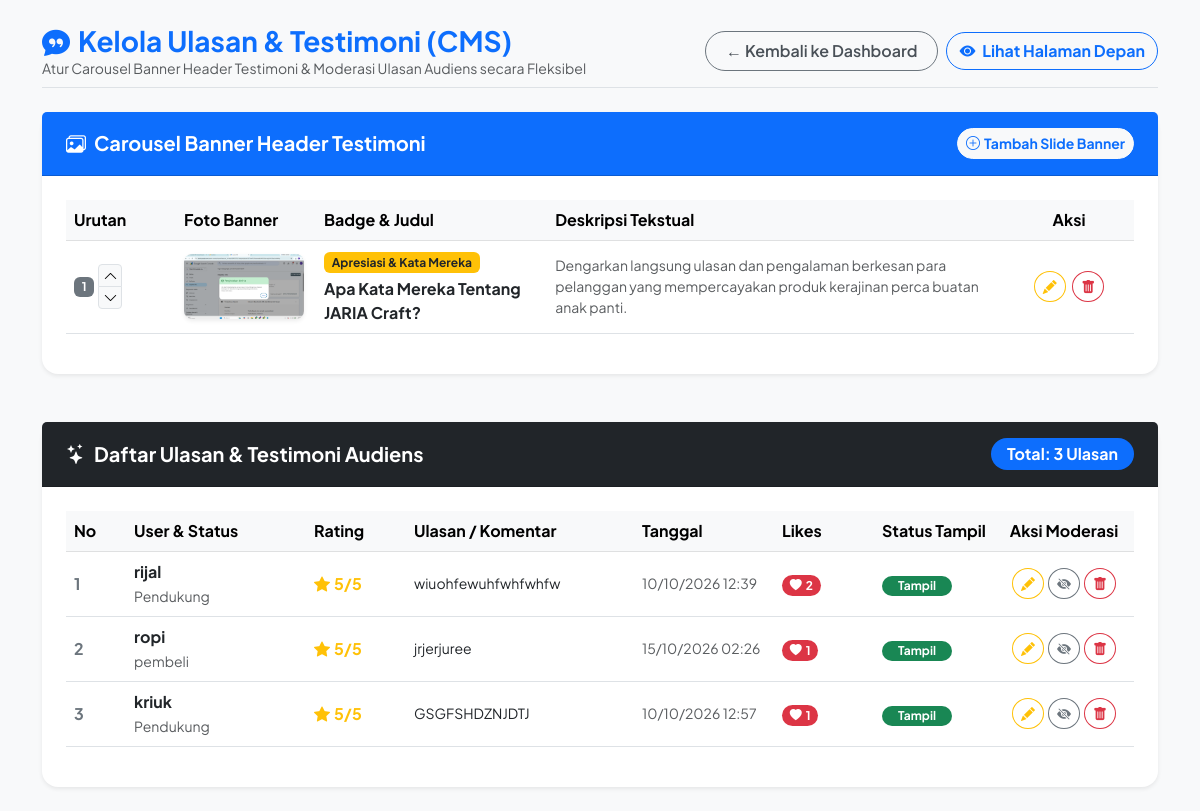
The app's page /admin/manage_testimonials.php (signed in) with its own data.
### tables this page shows
CREATE TABLE `testimonial_banners` (
  `id` int(11) NOT NULL,
  `image_path` varchar(255) NOT NULL,
  `badge_text` varchar(100) DEFAULT 'Apresiasi & Testimoni',
  `title` varchar(255) NOT NULL,
  `description` text NOT NULL,
  `sort_order` int(11) DEFAULT 1,
  `created_at` timestamp NOT NULL DEFAULT current_timestamp()
);

CREATE TABLE `testimonials` (
  `id` int(11) NOT NULL,
  `name` varchar(100) DEFAULT 'Anonim',
  `rating` int(1) NOT NULL DEFAULT 5,
  `message` text NOT NULL,
  `photo` varchar(255) DEFAULT NULL,
  `status` enum('approved','pending') DEFAULT 'approved',
  `created_at` timestamp NOT NULL DEFAULT current_timestamp(),
  `role` varchar(100) DEFAULT 'Pembeli',
  `avatar` varchar(255) DEFAULT NULL,
  `likes_count` int(11) DEFAULT 0,
  `is_approved` tinyint(1) DEFAULT 1,
  `comment` text DEFAULT NULL
);

### admin/manage_testimonials.php (the view, shortened to what this page needs)
<?php
require_once dirname(__DIR__) . '/includes/database.php';
try {
    $pdo->exec("CREATE TABLE IF NOT EXISTS testimonial_banners (
        id INT AUTO_INCREMENT PRIMARY KEY,
        image_path VARCHAR(255) NOT NULL,
        badge_text VARCHAR(100) DEFAULT 'Apresiasi & Testimoni',
        title VARCHAR(255) NOT NULL,
        description TEXT NOT NULL,
        sort_order INT DEFAULT 1,
        created_at TIMESTAMP DEFAULT CURRENT_TIMESTAMP
    )");
    $banners = $pdo->query("SELECT * FROM testimonial_banners ORDER BY sort_order ASC, id ASC")->fetchAll(PDO::FETCH_ASSOC);
} catch (PDOException $e) {
    $banners = [];
}
$stmt = $pdo->query("SELECT * FROM testimonials ORDER BY likes_count DESC, created_at DESC");
$list = $stmt->fetchAll(PDO::FETCH_ASSOC);
$next_banner_order = 1;
if (!empty($banners)) {
    $max_b = max(array_column($banners, 'sort_order'));
    $next_banner_order = $max_b + 1;
}
?>
<!DOCTYPE html>
<html lang="id">
<head>
    <link href="https://cdn.jsdelivr.net/npm/bootstrap@5.3.0/dist/css/bootstrap.min.css" rel="stylesheet">
    <link rel="stylesheet" href="https://cdn.jsdelivr.net/npm/bootstrap-icons@1.11.1/font/bootstrap-icons.css">
</head>
<body class="py-4">
<div class="container">
    <div class="d-flex align-items-center justify-content-between mb-4 pb-2 border-bottom">
        <div>
            <h3 class="fw-bold text-primary mb-0"><i class="bi bi-chat-quote-fill me-2"></i>Kelola Ulasan & Testimoni (CMS)</h3>
            <p class="text-muted small mb-0">Atur Carousel Banner Header Testimoni & Moderasi Ulasan Audiens secara Fleksibel</p>
        </div>
        <div class="d-flex align-items-center gap-2">
            <a href="index.php" class="btn btn-back-dashboard rounded-pill">
                &leftarrow; Kembali ke Dashboard
            </a>
            <a href="../testimonials.php" target="_blank" class="btn btn-outline-primary rounded-pill fw-bold">
                <i class="bi bi-eye-fill me-1"></i> Lihat Halaman Depan
            </a>
        </div>
    </div>
    <div class="card border-0 shadow-sm rounded-4 mb-5">
        <div class="card-header bg-primary text-white py-3 px-4 d-flex align-items-center justify-content-between">
            <h5 class="fw-bold mb-0"><i class="bi bi-images me-2"></i>Carousel Banner Header Testimoni</h5>
            <button class="btn btn-light text-primary btn-sm rounded-pill fw-bold" onclick="openAddBannerModal(<?php echo $next_banner_order; ?>)">
                <i class="bi bi-plus-circle me-1"></i>Tambah Slide Banner
            </button>
        </div>
        <div class="card-body p-4">
            <div class="table-responsive">
                <table class="table table-hover align-middle">
                    <thead class="table-light">
                        <tr>
                            <th width="110">Urutan</th>
                            <th width="140">Foto Banner</th>
                            <th>Badge & Judul</th>
                            <th>Deskripsi Tekstual</th>
                            <th width="130" class="text-center">Aksi</th>
                        </tr>
                    </thead>
                    <tbody>
                        <?php if (empty($banners)): ?>
                            <tr><td colspan="5" class="text-center py-4 text-muted">Belum ada slide banner testimoni.</td></tr>
                        <?php else: ?>
                            <?php foreach ($banners as $b): ?>
                                <tr>
                                    <td>
                                        <div class="d-flex align-items-center gap-1">
                                            <span class="badge bg-secondary"><?php echo $b['sort_order']; ?></span>
                                            <div class="btn-group-vertical btn-group-sm">
                                                <a href="?reorder_banner=1&id=<?php echo $b['id']; ?>&dir=up" class="btn btn-light btn-xs p-0 px-1 border" title="Naikkan Urutan"><i class="bi bi-chevron-up"></i></a>
                                                <a href="?reorder_banner=1&id=<?php echo $b['id']; ?>&dir=down" class="btn btn-light btn-xs p-0 px-1 border" title="Turunkan Urutan"><i class="bi bi-chevron-down"></i></a>
                                            </div>
                                        </div>
                                    </td>
                                    <td><img src="../<?php echo htmlspecialchars($b['image_path']); ?>" class="banner-thumb shadow-sm" onerror="this.src='https://via.placeholder.com/120x65?text=No+Image'"></td>
                                    <td>
                                        <span class="badge bg-warning text-dark small mb-1"><?php echo htmlspecialchars($b['badge_text']); ?></span>
                                        <div class="fw-bold"><?php echo htmlspecialchars($b['title']); ?></div>
                                    </td>
                                    <td class="small text-muted"><?php echo htmlspecialchars($b['description']); ?></td>
                                    <td class="text-center">
                                        <button class="btn btn-sm btn-outline-warning rounded-circle me-1" onclick='editBanner(<?php echo json_encode($b); ?>)' title="Edit Banner"><i class="bi bi-pencil-fill"></i></button>
                                        <form method="POST" class="d-inline" onsubmit="return confirm('Hapus slide banner ini?')">
                                            <button class="btn btn-sm btn-outline-danger rounded-circle" title="Hapus Banner"><i class="bi bi-trash-fill"></i></button>
                                        </form>
                                    </td>
                                </tr>
                            <?php endforeach; ?>
                        <?php endif; ?>
                    </tbody>
                </table>
            </div>
        </div>
    </div>
    <div class="card border-0 shadow-sm rounded-4">
        <div class="card-header bg-dark text-white py-3 px-4 d-flex align-items-center justify-content-between">
            <h5 class="fw-bold mb-0"><i class="bi bi-stars me-2"></i>Daftar Ulasan & Testimoni Audiens</h5>
            <span class="badge bg-primary rounded-pill px-3 py-2 fw-bold fs-6">
                Total: <?php echo count($list); ?> Ulasan
            </span>
        </div>
        <div class="card-body p-4">
            <div class="table-responsive">
                <table class="table table-hover align-middle">
                    <thead class="table-light">
                        <tr>
                            <th width="60">No</th>
                            <th width="180">User & Status</th>
                            <th width="100">Rating</th>
                            <th>Ulasan / Komentar</th>
                            <th width="140">Tanggal</th>
                            <th width="100">Likes</th>
                            <th width="120">Status Tampil</th>
                            <th width="140" class="text-center">Aksi Moderasi</th>
                        </tr>
                    </thead>
                    <tbody>
                        <?php if (!empty($list)): ?>
                            <?php $no = 1; foreach ($list as $item): ?>
                                <tr>
                                    <td class="fw-bold text-secondary"><?php echo $no++; ?></td>
                                    <td>
                                        <strong class="text-dark d-block"><?php echo htmlspecialchars($item['name']); ?></strong>
                                        <small class="text-muted"><?php echo htmlspecialchars($item['role'] ?: 'Pelanggan'); ?></small>
                                    </td>
                                    <td class="text-warning fw-bold"><i class="bi bi-star-fill me-1"></i><?php echo $item['rating']; ?>/5</td>
                                    <td class="small text-dark" style="max-width: 280px;"><?php echo htmlspecialchars($item['comment']); ?></td>
                                    <td class="small text-muted"><?php echo date('d/m/Y H:i', strtotime($item['created_at'])); ?></td>
                                    <td><span class="badge bg-danger rounded-pill px-2.5 py-1"><i class="bi bi-heart-fill me-1"></i><?php echo $item['likes_count']; ?></span></td>
                                    <td>
                                        <?php if ($item['is_approved']): ?>
                                            <span class="badge bg-success rounded-pill px-3 py-1">Tampil</span>
                                        <?php else: ?>
                                            <span class="badge bg-secondary rounded-pill px-3 py-1">Disembunyikan</span>
                                        <?php endif; ?>
                                    </td>
                                    <td class="text-center">
                                        <div class="d-flex justify-content-center align-items-center gap-1">
                                            <button class="btn btn-sm btn-outline-warning rounded-circle" data-bs-toggle="modal" data-bs-target="#editModal<?php echo $item['id']; ?>" title="Edit Ulasan">
                                                <i class="bi bi-pencil-fill"></i>
                                            </button>
                                            <a href="?toggle=<?php echo $item['id']; ?>" class="btn btn-sm <?php echo $item['is_approved'] ? 'btn-outline-secondary' : 'btn-outline-success'; ?> rounded-circle" title="<?php echo $item['is_approved'] ? 'Sembunyikan' : 'Tampilkan'; ?>">
                                                <i class="bi <?php echo $item['is_approved'] ? 'bi-eye-slash-fill' : 'bi-eye-fill'; ?>"></i>
                                            </a>
                                            <a href="?delete=<?php echo $item['id']; ?>" class="btn btn-sm btn-outline-danger rounded-circle" onclick="return confirm('Hapus ulasan ini?')" title="Hapus Ulasan">
                                                <i class="bi bi-trash-fill"></i>
                                            </a>
                                        </div>
                                    </td>
                                </tr>
                            <?php endforeach; ?>
                        <?php else: ?>
                            <tr><td colspan="8" class="text-center py-4 text-muted">Belum ada ulasan dari audiens.</td></tr>
                        <?php endif; ?>
                    </tbody>
                </table>
            </div>
        </div>
    </div>
</div>
</body>
</html>

### admin/manage_testimonials.php (style rules this page uses)
body { font-family: 'Plus Jakarta Sans', sans-serif; background-color: #f8f9fa; color: #0f172a; }
.banner-thumb { width: 120px; height: 65px; object-fit: cover; border-radius: 8px; }
.btn-back-dashboard { border: 1px solid #6c757d; color: #495057; background-color: transparent; font-weight: 600; padding: 0.45rem 1.25rem; transition: all 0.2s ease; }
.table-responsive { overflow-x: auto; -webkit-overflow-scrolling: touch; }

### records on screen
testimonial_banners: sort_order "1", image_path (picture), badge_text "Apresiasi & Kata Mereka", title "Apa Kata Mereka Tentang JARIA Craft?", description "Dengarkan langsung ulasan dan pengalaman berkesan para pelanggan yang mempercayakan produk kerajinan perca buatan anak panti."
testimonials: name "rijal", role "Pendukung", rating "5", comment "wiuohfewuhfwhfwhfw", created_at "10/10/2026 12:39", likes_count "2", is_approved "Tampil"
testimonials: name "ropi", role "pembeli", rating "5", comment "jrjerjuree", created_at "15/10/2026 02:26", likes_count "1", is_approved "Tampil"
testimonials: name "kriuk", role "Pendukung", rating "5", comment "GSGFSHDZNJDTJ", created_at "10/10/2026 12:57", likes_count "1", is_approved "Tampil"

### other values on screen
count($list) "3"
